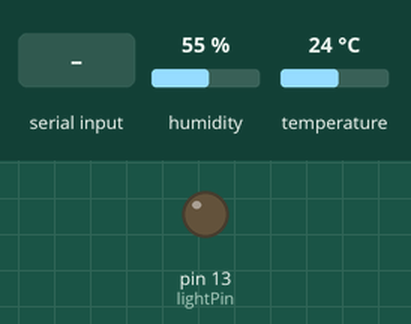
Recording of a sketch running on a simulated Arduino Uno, built with avr-gcc and run on an emulated ATmega328P. On the bench: output pins drawn as LEDs (lit = HIGH). The inputs (shaded band) are chosen by the test bench; at power-on: humidity 55 %, temperature 24 °C. What the sketch prints to the serial monitor is not drawn.

Above: at 1.2 s.
1.3 s: "1" received over Serial
At 2.5 s:
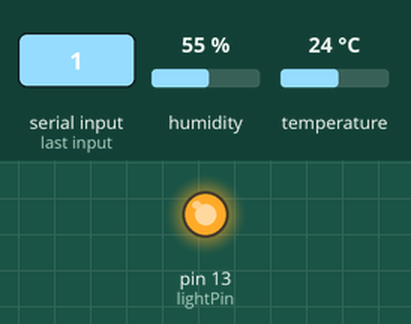
2.8 s: "0" received over Serial
At 4.0 s:
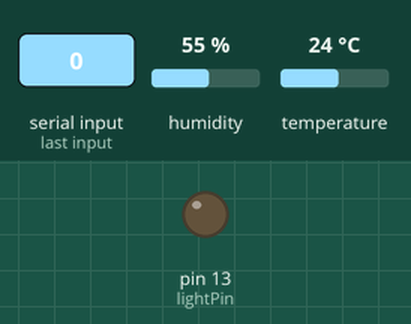
Timing chart, 0 to 5.8 s (numbered marks = the images above; inputs shaded):
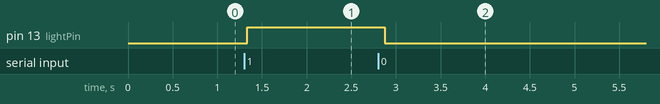

Measured:
- after the input at 1.3 s, pin 13 (lightPin): LOW → HIGH at once
- after the input at 2.8 s, pin 13 (lightPin): HIGH → LOW after 0.08 s

The sketch:

version1.ino
```cpp
/*

*/

#include <DHT.h>
#define DHTTYPE DHT11
#define DHTPIN  4

DHT dht(DHTPIN, DHTTYPE, 11); // 11 works fine for ESP8266

int lightPin = 13;
String mode = "0";
float humidity, temp_f;  // Values read from sensor

void setup() {
  pinMode(lightPin, OUTPUT);
  Serial.begin(9600);
  dht.begin();           // initialize temperature sensor
}

void loop() {
  if(Serial.available() > 0) {
    while(Serial.available() > 0) {
      mode = char(Serial.read());
    }
  }

  if (mode == "0") {
    digitalWrite(lightPin, LOW);
  }
  else if (mode == "1") {
    digitalWrite(lightPin, HIGH);
  }

  temp_f = dht.readTemperature(true);     // Read temperature as Fahrenheit
  humidity = dht.readHumidity();          // Read humidity (percent)
  Serial.print("Temperature: ");
  Serial.print(temp_f);
  Serial.print("   Humidity: ");
  Serial.println(humidity);

  delay(100);
}
```
